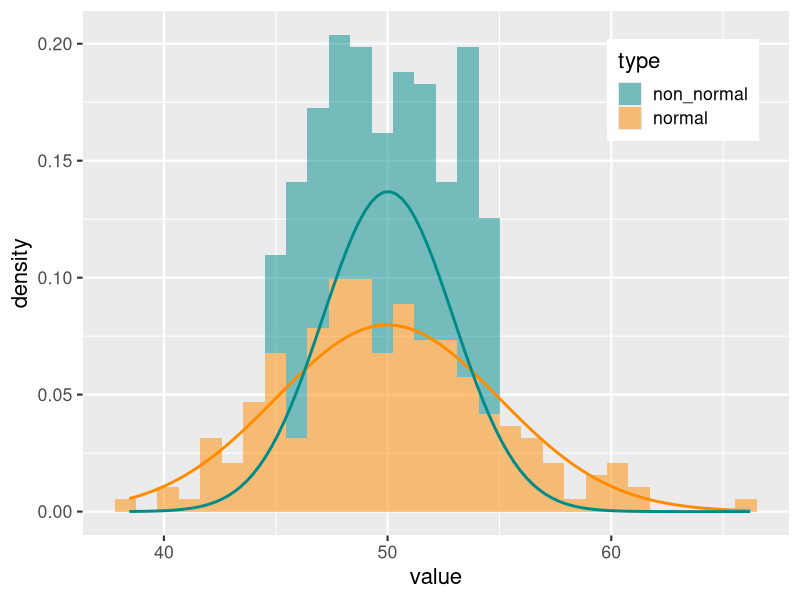
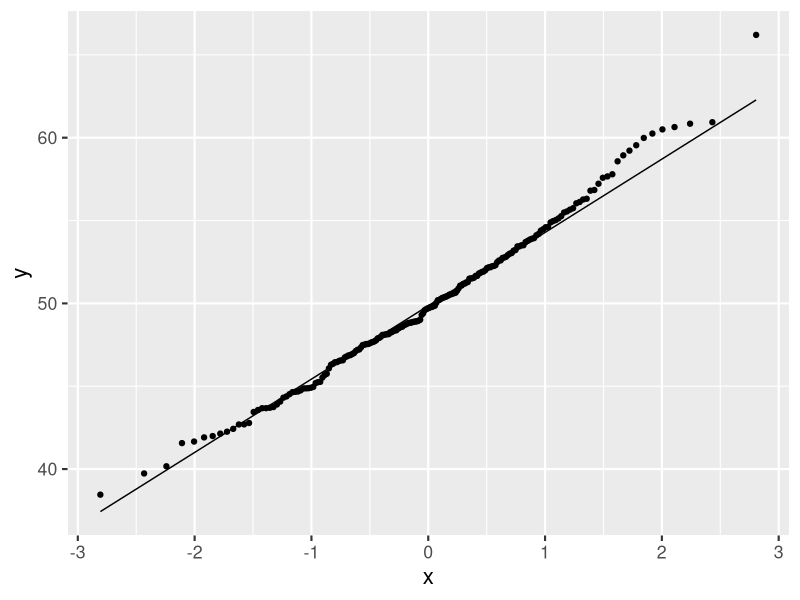
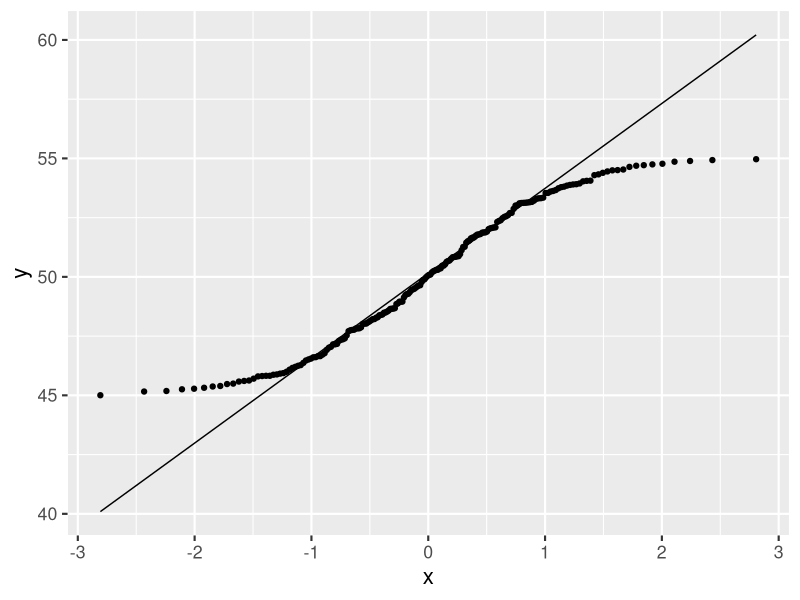
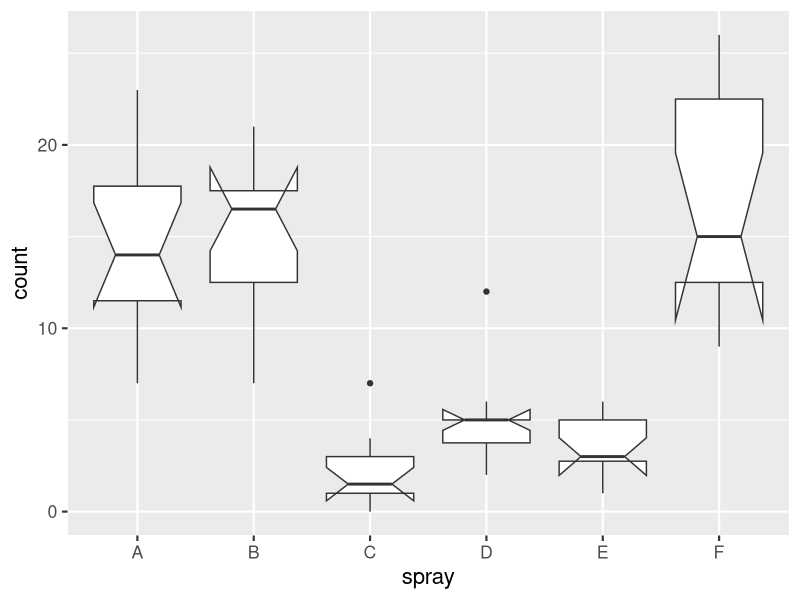

R code for these plots, in order:
## ---- chunk 1
knitr::opts_chunk$set(
  echo = TRUE, 
  warning = FALSE, 
  message = FALSE, 
  collapse = TRUE,
  fig.height = 6.3,
  fig.allign = 'center',
  fig.retina = 3.5,
  fig.showtext = TRUE,
  error = TRUE
)
library(tidyverse)
theme_set(theme_grey(base_size=16))
options(scipen = 0)
## ---- chunk 2

## ---- chunk 3
set.seed(123)
mydata <- tibble(
  normal = rnorm(
    n = 200,
    mean = 50,
    sd = 5
  ),
  non_normal = runif(
    n = 200,
    min = 45,
    max = 55
  )
)

## ---- chunk 4
mydata %>%
  pivot_longer(cols = 1:2, names_to = "type", values_to = "value") %>%
  ggplot()+
  geom_histogram(alpha = 0.5, aes( x = value, fill = type,y = ..density..)) + # plot probability instead of count on y axis
  stat_function(fun = dnorm,
                args = list(mean = 50,
                            sd = 5),
                color = "darkorange", size = 1)+
  stat_function(fun = dnorm,
                args = list(mean = mean(mydata$non_normal),
                            sd = sd(mydata$non_normal)),
                color = "cyan4", size = 1)+
    scale_fill_manual(values = c("cyan4", "darkorange"))+
  theme(legend.position = c(0.85,0.85))
## ---- chunk 5
# Tests need the data as a vector input
ks.test(mydata$normal,
  "pnorm",
  mean = mean(mydata$normal),
  sd = sd(mydata$normal)
)
## ---- chunk 6
ks.test(mydata$non_normal,
  "pnorm",
  mean = mean(mydata$non_normal),
  sd = sd(mydata$non_normal)
)
## ---- chunk 7
shapiro.test(mydata$normal)
## ---- chunk 8
shapiro.test(mydata$non_normal)
## ---- chunk 9
ggplot(mydata, aes(sample = normal)) +
  stat_qq() +
  stat_qq_line()
## ---- chunk 10
ggplot(mydata, aes(sample = non_normal)) +
  stat_qq() +
  stat_qq_line()
## ---- chunk 11
TreatA <- filter(InsectSprays,
                 spray == "A")$count
TreatB <- filter(InsectSprays,
                 spray == "B")$count
TreatE <- filter(InsectSprays,
                 spray == "E")$count
## ---- chunk 12
ggplot(InsectSprays, aes(x=spray, y=count))+
  geom_boxplot(notch=TRUE)
## ---- chunk 13
shapiro.test(TreatA)
shapiro.test(TreatB)
shapiro.test(TreatE)
## ---- chunk 14
var.test(TreatA, TreatB)
## ---- chunk 15
var.test(TreatA, TreatE)
## ---- chunk 16
t.test(TreatA, TreatB, var.equal = TRUE)
## ---- chunk 17
t.test(TreatA, TreatE, var.equal = FALSE)
## ---- chunk 18
wilcox.test(TreatA, TreatB)
